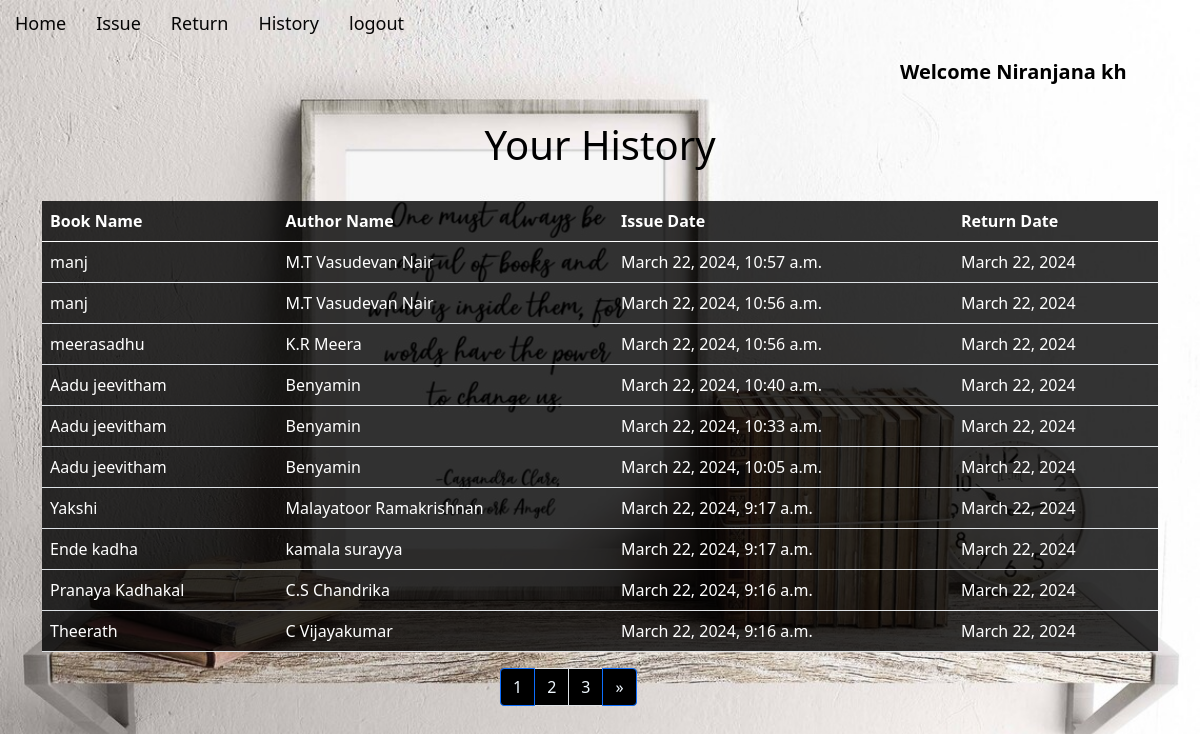
The app's page /history/ (signed in) with its own data.
### app/models.py (models this page shows, shortened)
class IssuedItem(models.Model):
    book_id = models.ForeignKey(Book, on_delete=models.CASCADE)
    user_id = models.ForeignKey(User, on_delete=models.CASCADE)
    issue_date = models.DateTimeField(default=timezone.now)
    return_date = models.DateField(blank=True, null=True)

class Book(models.Model):
    book_name = models.CharField(max_length=150)
    author_name = models.CharField(max_length=200)
    quantity = models.IntegerField(default=1)
    subject = models.CharField(max_length=2000)
    book_add_time = models.TimeField(default=timezone.now)
    book_add_date = models.DateField(default=timezone.now)
    class Meta:
        unique_together = ('book_name', 'author_name')

### app/views.py (the view)
# urls.py: path('history/',views.history,name='history'),
@login_required(login_url='loginn')
def history(request):
    my_items = IssuedItem.objects.filter(user_id=request.user).order_by('-issue_date')
    paginator = Paginator(my_items, 10)
    page_number = request.GET.get('page')
    try:
        show_data_final = paginator.get_page(page_number)
    except ValueError:
        show_data_final = []
    return render(request, 'history.html', {'books': show_data_final})

### app/templates/history.html (shortened to what this page needs)
{% extends 'base.html' %}
{% load static %}
    {% block content %}
    <div style="text-align: center;color: aliceblue;">
        <br>
        <h1 style="color: black;">Your History</h1>
        <br>
    </div>
    <div class="container">
        <table class="table" style="background-color: rgba(0, 0, 0, 0.8); color:white;">
            <thead class="thead-dark">
                <tr>
                    <th scope="col">Book Name</th>
                    <th scope="col">Author Name</th>
                    <th scope="col">Issue Date</th>
                    <th scope="col">Return Date</th>
                </tr>
            </thead>
            <tbody>
                {% for book in books %}
                <tr>
                    <td>{{book.book_id.book_name}}</td>
                    <td>{{book.book_id.author_name}}</td>
                    <td>{{book.issue_date}}</td>
                    <td>{{book.return_date}}</td>
                </tr>
                {% endfor %}
            </tbody>
        </table>
    </div>
    <div class="mx-auto" style="width: 200px;">
        <nav aria-label="..." >
            <ul class="pagination ms-10" >
                {% for i in "x"|ljust:books.paginator.num_pages %}
                <li
                 class="page-item {% if forloop.counter == books.number %}active{% endif %}">
                     {% if books.paginator.num_pages > 1 %}
                    <a class="page-link" href="?page={{forloop.counter}}" style="background-color: black; color: aliceblue;">
                        {{forloop.counter}}</a>
                    {% endif %}
                </li>
                {% endfor %} {% if books.has_next %}
                <li class="page-item active">
                    <a class="page-link" href="?page={{books.next_page_number}}"  style="background-color: black; color: aliceblue;">&raquo;</a>
                </li>
                {% endif %}
            </ul>
        </nav>
    </div>
    {% endblock %}

### app/templates/base.html (shortened to what this page needs)
{% load static %}
<!DOCTYPE html>
<html lang="en">
<head>
  <link href="https://cdn.jsdelivr.net/npm/bootstrap@5.0.2/dist/css/bootstrap.min.css" rel="stylesheet"
>
  <link rel="stylesheet" href="{% static 'css/base.css' %}">
</head>
<body>
  <ul class="nav">
    {% if not user.is_authenticated %}
    <li class="nav-item">
      <a class="nav-link" href="{% url 'signUp' %}">signup</a>
    </li>
    <li class="nav-item">
      <a class="nav-link" href="{% url 'loginn' %}">login</a>
    </li>
    {% else %}
    <li class="nav-item">
      <a class="nav-link" href="/">Home</a>
    </li>
    <li class="nav-item">
      <a class="nav-link" href="{% url 'issue' %}">Issue</a>
    </li>
    <li class="nav-item">
      <a class="nav-link" href="{% url 'return' %}">Return</a>
    </li>
    <li class="nav-item">
      <a class="nav-link" href="{% url 'history' %}">History</a>
    </li>
    <li class="nav-item">
      <a class="nav-link " href="{% url 'logout1' %}">logout</a>
    </li>
    <li class="nav justify-content-end">
      {% if user.is_authenticated %}
        <a class="navbar-brand" style="color: rgb(0, 0, 0);  padding: 10px 15px;padding-left: 900px; font-size: 20px;"><b>Welcome {{user}}</b></a>
      {% endif %}
    </li>
    {% endif %}
  </ul>
  {% block content %}{% endblock %}
</body>
</html>

### app/static/css/base.css (style rules this page uses)
body { background-image: url('../images/base1.jpg'); background-size: cover; }
.nav-link { color: rgb(5, 5, 5); font-size: large; text-decoration: none; padding: 10px 15px; border-radius: 5px; transition: background-color 0.3s ease; }

### records on screen
IssuedItem: book_id.book_name "manj", book_id.author_name "M.T Vasudevan Nair", issue_date "March 22, 2024, 10:57 a.m.", return_date "March 22, 2024"
IssuedItem: book_id.book_name "manj", book_id.author_name "M.T Vasudevan Nair", issue_date "March 22, 2024, 10:56 a.m.", return_date "March 22, 2024"
IssuedItem: book_id.book_name "meerasadhu", book_id.author_name "K.R Meera", issue_date "March 22, 2024, 10:56 a.m.", return_date "March 22, 2024"
IssuedItem: book_id.book_name "Aadu jeevitham", book_id.author_name "Benyamin", issue_date "March 22, 2024, 10:40 a.m.", return_date "March 22, 2024"
IssuedItem: book_id.book_name "Aadu jeevitham", book_id.author_name "Benyamin", issue_date "March 22, 2024, 10:33 a.m.", return_date "March 22, 2024"
IssuedItem: book_id.book_name "Aadu jeevitham", book_id.author_name "Benyamin", issue_date "March 22, 2024, 10:05 a.m.", return_date "March 22, 2024"
IssuedItem: book_id.book_name "Yakshi", book_id.author_name "Malayatoor Ramakrishnan", issue_date "March 22, 2024, 9:17 a.m.", return_date "March 22, 2024"
IssuedItem: book_id.book_name "Ende kadha", book_id.author_name "kamala surayya", issue_date "March 22, 2024, 9:17 a.m.", return_date "March 22, 2024"
IssuedItem: book_id.book_name "Pranaya Kadhakal", book_id.author_name "C.S Chandrika", issue_date "March 22, 2024, 9:16 a.m.", return_date "March 22, 2024"
IssuedItem: book_id.book_name "Theerath", book_id.author_name "C Vijayakumar", issue_date "March 22, 2024, 9:16 a.m.", return_date "March 22, 2024"

### other values on screen
{{ user }} "Niranjana kh"
